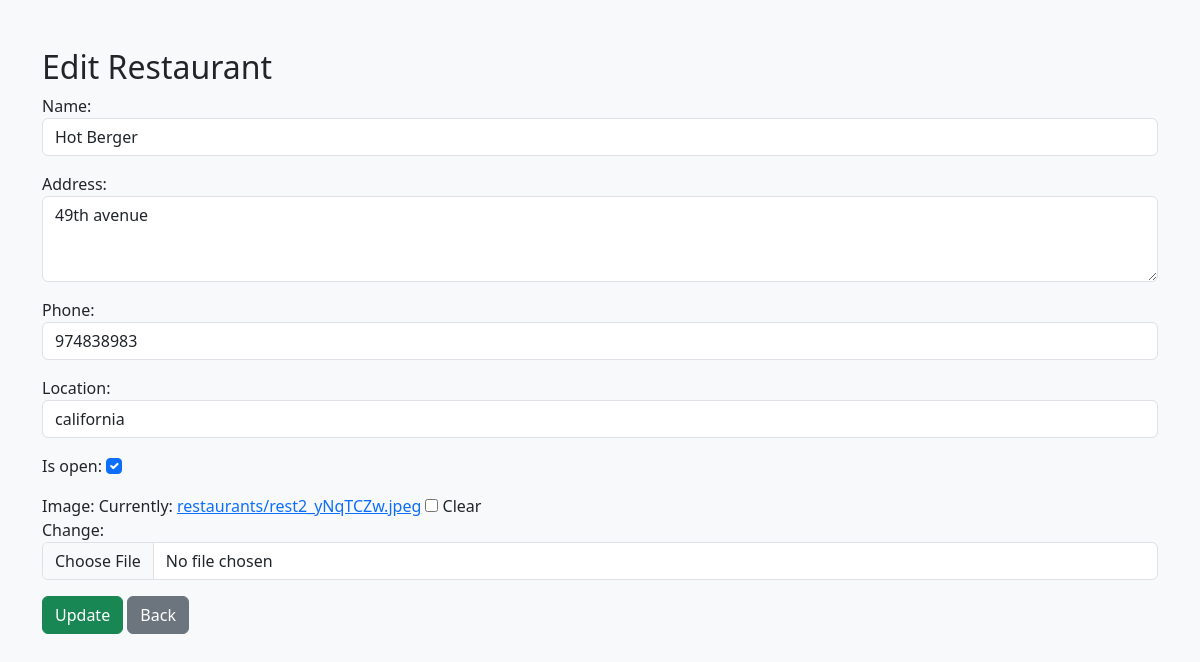
/adminpanel/update_restaurant/1/ (signed in), run on the app's committed database.
### adminpanel/models.py (models this page shows, shortened)
class Restaurant(models.Model):
    name = models.CharField(max_length=100)
    image = models.ImageField(upload_to='restaurants/', blank=True, null=True)
    address = models.TextField()
    phone = models.CharField(max_length=15)
    is_open = models.BooleanField(default=True)
    location = models.CharField(max_length=100, blank=True, null=True)

### adminpanel/views.py (the view)
# urls.py: path('update_restaurant/<int:restaurant_id>/',views.update_restaurant,name='update_restaurant'),
@login_required
def update_restaurant(request, restaurant_id):
    restaurant = Restaurant.objects.get(id=restaurant_id)
    if request.method == 'POST':
        form = RestaurantForm(request.POST, request.FILES, instance=restaurant)
        if form.is_valid():
            form.save()
            messages.success(request, 'Restaurant updated successfully')
            return redirect('adminpanel:restaurant_list')
    else:
        form = RestaurantForm(instance=restaurant)
    return render(request, 'adminpanel/update_restaurant.html', {'form': form,'restaurant':restaurant})

### adminpanel/forms.py
class RestaurantForm(forms.ModelForm):
    class Meta:
        model = Restaurant
        fields = ['name','address','phone','location','is_open','image']
        widgets = {
            'name':forms.TextInput(attrs={'class':'form-control'}),
            'address':forms.Textarea(attrs={'class':'form-control','rows': 3}),
            'phone':forms.TextInput(attrs={'class':'form-control'}),
            'location':forms.TextInput(attrs={'class':'form-control'}),
            'is_open':forms.CheckboxInput(attrs={'class':'form-check-input'}),
            'image': forms.ClearableFileInput(attrs={'class': 'form-control'}),
        }

### templates/adminpanel/update_restaurant.html (shortened to what this page needs)
{% load static %}
<!DOCTYPE html>
<html>
<head>
  <link href="https://cdn.jsdelivr.net/npm/bootstrap@5.3.0/dist/css/bootstrap.min.css" rel="stylesheet">
</head>
<body class="bg-light">
<div class="container mt-5">
  <h2>Edit Restaurant</h2>
  <form method="POST" enctype="multipart/form-data">
    {{ form.as_p }}
    <button type="submit" class="btn btn-success">Update</button>
    <a href="{% url 'adminpanel:restaurant_list' %}" class="btn btn-secondary">Back</a>
  </form>
</div>
</body>
</html>

### data on the page
Restaurant: name "Hot Berger", address "49th avenue", phone "974838983", location "california", is_open "☑"
